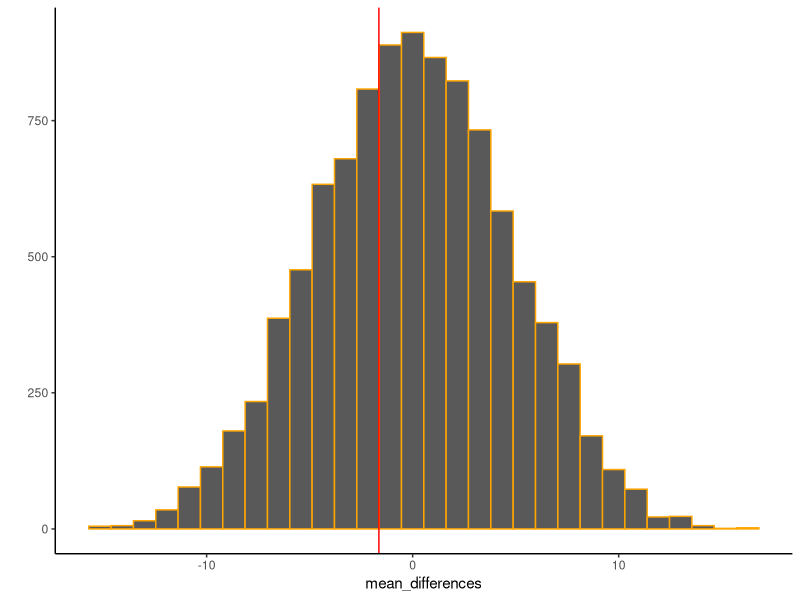

Recreate this plot in R.
## ---- chunk 1
knitr::opts_chunk$set(echo = TRUE)
## ---- chunk 2
library(ggplot2)
A = rnorm(10, 10, 10)
B = rnorm(10, 10, 10)
difference = mean(A) - mean(B)

mean_differences <- c()
for(i in 1:10000){
  score_samples <- sample(c(A,B))
  Mean_A <- mean(score_samples[1:10])
  Mean_B <- mean(score_samples[11:20])
  mean_differences[i] <- Mean_A - Mean_B
}


qplot(mean_differences)+
  geom_histogram(color="orange")+
  geom_vline(xintercept=mean(A) - mean(B), color ="red")+
  theme_classic()

Mean_A
Mean_B
mean_differences
length(mean_differences[mean_differences >= difference ])/length(mean_differences)
